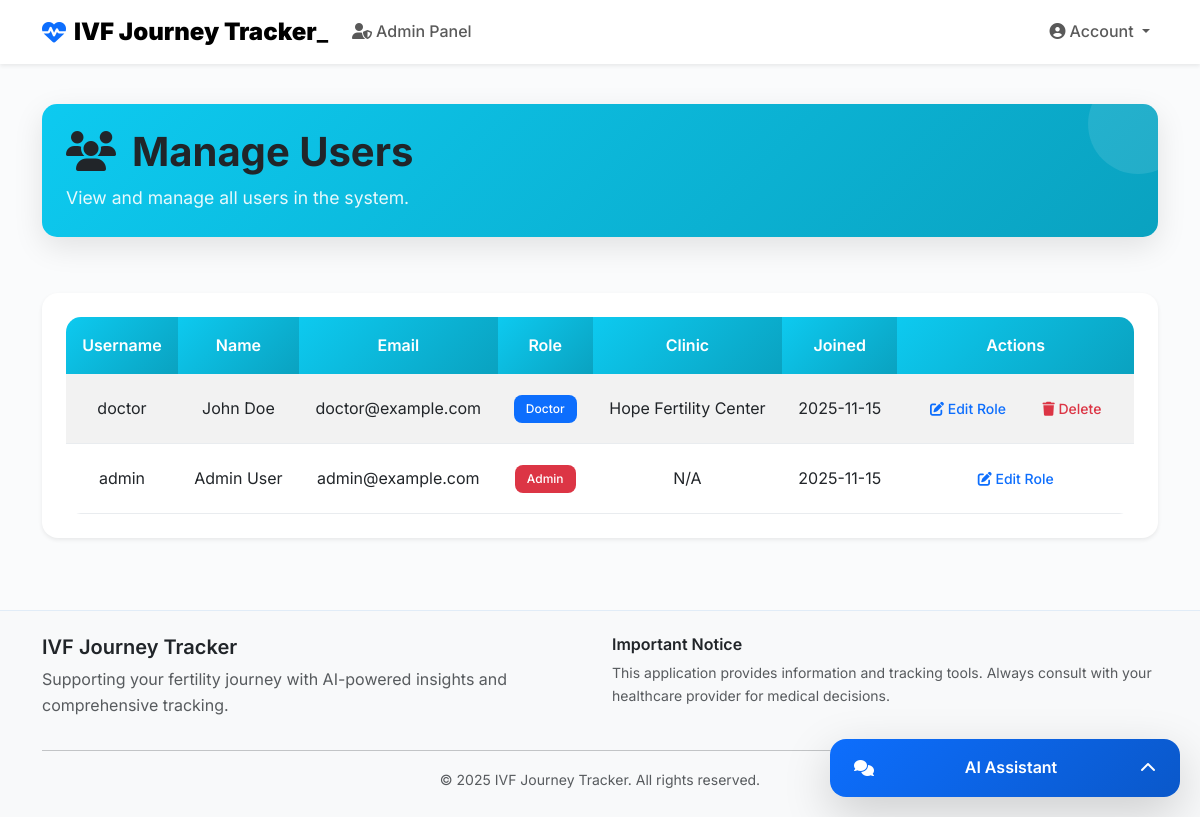
Before: /admin/users (signed in) with the older database file.
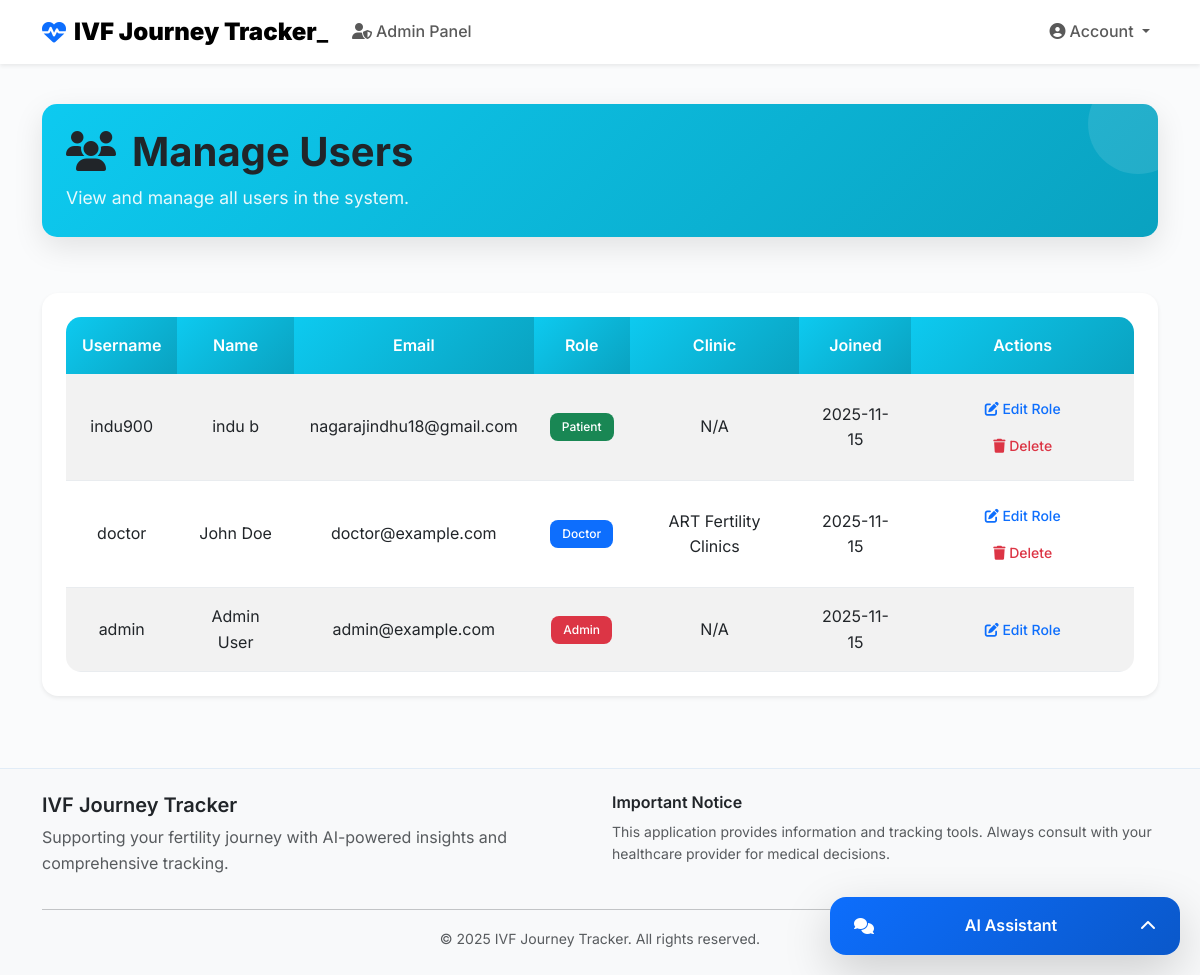
After: the same page with the newer database file.
### models.py (models this page shows, shortened)
class User(db.Model):
    __tablename__ = 'user' # <-- CRITICAL FIX: Explicit table name added
    id = db.Column(db.Integer, primary_key=True)
    username = db.Column(db.String(64), index=True, unique=True, nullable=False)
    email = db.Column(db.String(120), index=True, unique=True, nullable=False)
    password_hash = db.Column(db.String(256), nullable=False)
    first_name = db.Column(db.String(64), nullable=False)
    last_name = db.Column(db.String(64), nullable=False)
    date_of_birth = db.Column(db.Date)
    phone = db.Column(db.String(20))
    user_type = db.Column(db.String(10), default='patient', nullable=False)
    clinic_id = db.Column(db.Integer, db.ForeignKey('clinic.id'), nullable=True) # References 'clinic' table
    created_at = db.Column(db.DateTime, default=lambda: datetime.now(timezone.utc))
    patient_data = db.relationship('PatientData', backref='owner', uselist=False, cascade="all, delete-orphan")
    ivf_cycles = db.relationship('IVFCycle', backref='patient', lazy='dynamic', cascade="all, delete-orphan")
    medication_reminders = db.relationship('MedicationReminder', backref='user', lazy='dynamic', cascade="all, delete-orphan")
    wellness_logs = db.relationship('WellnessLog', backref='user', lazy='dynamic', cascade="all, delete-orphan")
    predictions = db.relationship('Prediction', backref='user', lazy='dynamic', cascade="all, delete-orphan")
    chat_messages = db.relationship('ChatMessage', backref='user', lazy='dynamic', cascade="all, delete-orphan")
    medical_documents = db.relationship('MedicalDocument', backref='user', lazy='dynamic', cascade="all, delete-orphan")

class Clinic(db.Model):
    __tablename__ = 'clinic' # <-- CRITICAL FIX: Explicit table name added
    id = db.Column(db.Integer, primary_key=True)
    name = db.Column(db.String(100), nullable=False)
    state = db.Column(db.String(100), nullable=False)
    city = db.Column(db.String(100), nullable=False)
    address = db.Column(db.String(255))
    contact_number = db.Column(db.String(20))
    phone = db.Column(db.String(20))
    website = db.Column(db.String(255))
    description = db.Column(db.Text)
    doctors = db.relationship('User', backref='clinic', lazy='dynamic') # References 'user' table via clinic_id foreign key

### main.py (the view)
@app.route('/admin/users')
@admin_required
def admin_users():
    user = User.query.get(session['user_id'])
    users = User.query.order_by(User.created_at.desc()).all()
    return render_template('admin_users.html', user=user, users=users)

### templates/admin_users.html (shortened to what this page needs)
{% extends "base.html" %}
{% block head %}
    <link href="https://cdn.jsdelivr.net/npm/bootstrap@5.3.0/dist/css/bootstrap.min.css" rel="stylesheet">
    <link rel="stylesheet" href="https://cdnjs.cloudflare.com/ajax/libs/font-awesome/6.4.0/css/all.min.css">
    <link rel="stylesheet" href="https://unpkg.com/leaflet@1.9.4/dist/leaflet.css"/>
    <link rel="stylesheet" href="{{ url_for('static', filename='css/base.style.css') }}">
    <link rel="stylesheet" href="{{ url_for('static', filename='css/admin_users.style.css') }}">
{% endblock %}
{% block content %}
<div class="container py-4">
    <div class="row mb-4">
        <div class="col-12">
            <div class="page-header bg-gradient-info text-white p-4">
                <h1 class="mb-2">
                    <i class="fas fa-users me-3"></i>Manage Users
                </h1>
                <p class="mb-0 opacity-90">
                    View and manage all users in the system.
                </p>
            </div>
        </div>
    </div>
    <div class="row">
        <div class="col-12">
            {% if users %}
                <div class="card">
                    <div class="card-body">
                        <div class="table-responsive">
                            <table class="table table-striped">
                                <thead>
                                    <tr>
                                        <th>Username</th>
                                        <th>Name</th>
                                        <th>Email</th>
                                        <th>Role</th>
                                        <th>Clinic</th>
                                        <th>Joined</th>
                                        <th>Actions</th>
                                    </tr>
                                </thead>
                                <tbody>
                                    {% for user_item in users %}
                                        <tr>
                                            <td>{{ user_item.username }}</td>
                                            <td>{{ user_item.first_name }} {{ user_item.last_name }}</td>
                                            <td>{{ user_item.email }}</td>
                                            <td>
                                                <span class="badge bg-{{ 'danger' if user_item.user_type == 'admin' else 'primary' if user_item.user_type == 'doctor' else 'success' }}">
                                                    {{ user_item.user_type.title() }}
                                                </span>
                                            </td>
                                            <td>{{ user_item.clinic.name if user_item.clinic else 'N/A' }}</td>
                                            <td>{{ user_item.created_at.strftime('%Y-%m-%d') }}</td>
                                            <td>
                                                <a href="{{ url_for('edit_user', user_id=user_item.id) }}" class="btn btn-sm btn-outline-primary">
                                                    <i class="fas fa-edit"></i> Edit Role
                                                </a>
                                                {% if user_item.id != user.id %}
                                                    <form method="POST" action="{{ url_for('delete_user', user_id=user_item.id) }}" class="d-inline"
                                                          onsubmit="return confirm('Are you sure you want to delete this user?')">
                                                        <button type="submit" class="btn btn-sm btn-outline-danger">
                                                            <i class="fas fa-trash"></i> Delete
                                                        </button>
                                                    </form>
                                                {% endif %}
                                            </td>
                                        </tr>
                                    {% endfor %}
                                </tbody>
                            </table>
                        </div>
                    </div>
                </div>
            {% endif %}
        </div>
    </div>
</div>
{% endblock %}

### templates/base.html (shortened to what this page needs)
<!DOCTYPE html>
<html lang="en">
<head>
    <link href="https://cdn.jsdelivr.net/npm/bootstrap@5.3.0/dist/css/bootstrap.min.css" rel="stylesheet">
    <link rel="stylesheet" href="https://cdnjs.cloudflare.com/ajax/libs/font-awesome/6.4.0/css/all.min.css">
    <link rel="stylesheet" href="https://unpkg.com/leaflet@1.9.4/dist/leaflet.css"/>
    <link rel="stylesheet" href="{{ url_for('static', filename='css/base.style.css') }}">
    <link rel="stylesheet" href="{{ url_for('static', filename='css/patient_dashboard.style.css') }}">
    <link rel="stylesheet" href="{{ url_for('static', filename='css/doctor_dashboard.style.css') }}">
    <link rel="stylesheet" href="{{ url_for('static', filename='css/admin_dashboard.style.css') }}">
    {% block head %}{% endblock %}
</head>
<body>
    <nav class="navbar navbar-expand-lg navbar-light bg-white shadow-sm">
        <div class="container">
            <a class="navbar-brand d-flex align-items-center" href="{{ url_for('index') }}">
                <i class="fas fa-heartbeat me-2 text-primary"></i>
                <strong>IVF Journey Tracker</strong>_
            </a>
            {% if request.endpoint != 'login' %}
            <div class="collapse navbar-collapse justify-content-end" id="navbarNav">
                <ul class="navbar-nav me-auto">
                    {% if session.user_id %}
                        {% if session.user_type == 'patient' %}
                            <li class="nav-item">
                                <a class="nav-link" href="{{ url_for('patient_dashboard') }}">
                                    <i class="fas fa-tachometer-alt me-1"></i>Dashboard
                                </a>
                            </li>
                            <li class="nav-item">
                                <a class="nav-link" href="{{ url_for('ivf_predictor') }}">
                                    <i class="fas fa-magic me-1"></i>AI Predictor
                                </a>
                            </li>
                            <li class="nav-item">
                                <a class="nav-link" href="{{ url_for('prediction') }}">
                                    <i class="fas fa-chart-line me-1"></i>Predictions
                                </a>
                            </li>
                            <li class="nav-item">
                                <a class="nav-link" href="{{ url_for('wellness') }}">
                                    <i class="fas fa-leaf me-1"></i>Wellness
                                </a>
                            </li>
                            <li class="nav-item">
                                <a class="nav-link" href="{{ url_for('nutrition') }}">
                                    <i class="fas fa-apple-alt me-1"></i>Nutrition
                                </a>
                            </li>
                            <li class="nav-item">
                                <a class="nav-link" href="{{ url_for('my_documents') }}">
                                    <i class="fas fa-file-medical-alt me-1"></i>My Documents
                                </a>
                            </li>
                            <li class="nav-item">
                                <a class="nav-link" href="{{ url_for('find_clinic') }}">
                                    <i class="fas fa-hospital-user me-1"></i>Find a Clinic
                                </a>
                            </li>
                        {% elif session.user_type == 'doctor' %}
                            <li class="nav-item">
                                <a class="nav-link" href="{{ url_for('doctor_dashboard') }}">
                                    <i class="fas fa-stethoscope me-1"></i>Doctor Dashboard
                                </a>
                            </li>
                        {% elif session.user_type == 'admin' %}
                            <li class="nav-item">
                                <a class="nav-link" href="{{ url_for('admin_dashboard') }}">
                                    <i class="fas fa-user-shield me-1"></i>Admin Panel
                                </a>
                            </li>
                        {% endif %}
                    {% endif %}
                </ul>
                <ul class="navbar-nav">
                    {% if session.user_id %}
                        <li class="nav-item dropdown">
                            <a class="nav-link dropdown-toggle" href="#" role="button" data-bs-toggle="dropdown">
                                <i class="fas fa-user-circle me-1"></i>Account
                            </a>
                        </li>
                    {% endif %}
                </ul>
            </div>
            {% endif %}
        </div>
    </nav>
    <main>
        {% block content %}{% endblock %}
    </main>
    {% if session.user_id %}
        <div id="chatWidget" class="chat-widget" >
            <div class="chat-header" onclick="toggleChat()">
                <i class="fas fa-comments me-2"></i>
                <span>AI Assistant</span>
                <i class="fas fa-chevron-up" id="chatToggle"></i>
            </div>
        </div>
    {% endif %}
    <footer class="bg-light mt-5 py-4">
        <div class="container">
            <div class="row">
                <div class="col-md-6">
                    <h5>IVF Journey Tracker</h5>
                    <p class="text-muted">Supporting your fertility journey with AI-powered insights and comprehensive tracking.</p>
                </div>
                <div class="col-md-6">
                    <h6>Important Notice</h6>
                    <p class="text-muted small">
                        This application provides information and tracking tools.
                        Always consult with your healthcare provider for medical decisions.
                    </p>
                </div>
            </div>
            <hr>
            <div class="text-center text-muted">
                <small>&copy; 2025 IVF Journey Tracker. All rights reserved.</small>
            </div>
        </div>
    </footer>
</body>
</html>

Changed rows visible on the page:
added User: username "indu900", first_name "indu", last_name "b", email "nagarajindhu18@gmail.com", user_type "Patient", clinic "N/A", created_at "2025-11-15"
changed User "doctor": clinic "Hope Fertility Center" → "ART Fertility Clinics"
